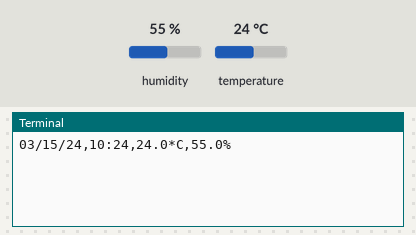
Recording of a program running on a simulated Raspberry Pi (BCM pin numbers). On the bench: the last lines printed to the terminal. The inputs (shaded band) are chosen by the test bench; at power-on: humidity 55 %, temperature 24 °C. The clock reads 2024-03-15 10:24:30 at power-on unless the program sets it.

Above: at 1.2 s.
1.3 s: humidity set to 22 %
At 5.4 s:
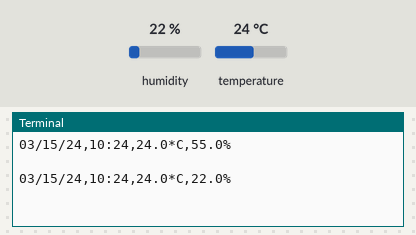
5.9 s: temperature set to 12 °C
At 8.9 s:
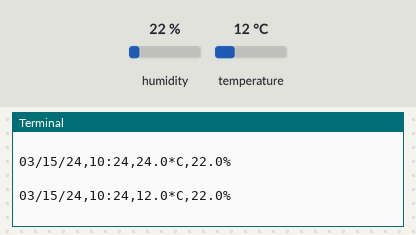
10.5 s: humidity set to 40 %
At 12.6 s:
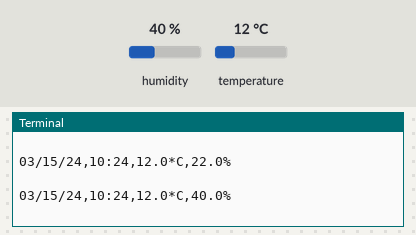

The program:

humidity_print.py
```python
import time
import Adafruit_DHT

DHT_sensor=Adafruit_DHT.DHT22
DHT_pin=22 #GPIO22 is connected to Data signal

while(True):
	humidity,temperature=Adafruit_DHT.read_retry(DHT_sensor,DHT_pin)
	#the "read_retry" continually try to retrieve the data from sensor
	if(humidity is not None and temperature is not None): #Data in return
		print('{0},{1},{2:0.1f}*C,{3:0.1f}%\r\n'.format(time.strftime('%m/%d/%y'),time.strftime('%H:%M'),temperature,humidity))
	else:
		print("Failed to retrieve data from the sensor")

	time.sleep(3)

GPIO.cleanup()
```

Measured:
- after the input at 1.3 s, the terminal: prints a new line after 2.8 s (image 1)
- after the input at 5.9 s, the terminal: prints a new line after 1.7 s (image 2)
- after the input at 10.5 s, the terminal: prints a new line after 0.60 s (image 3)
